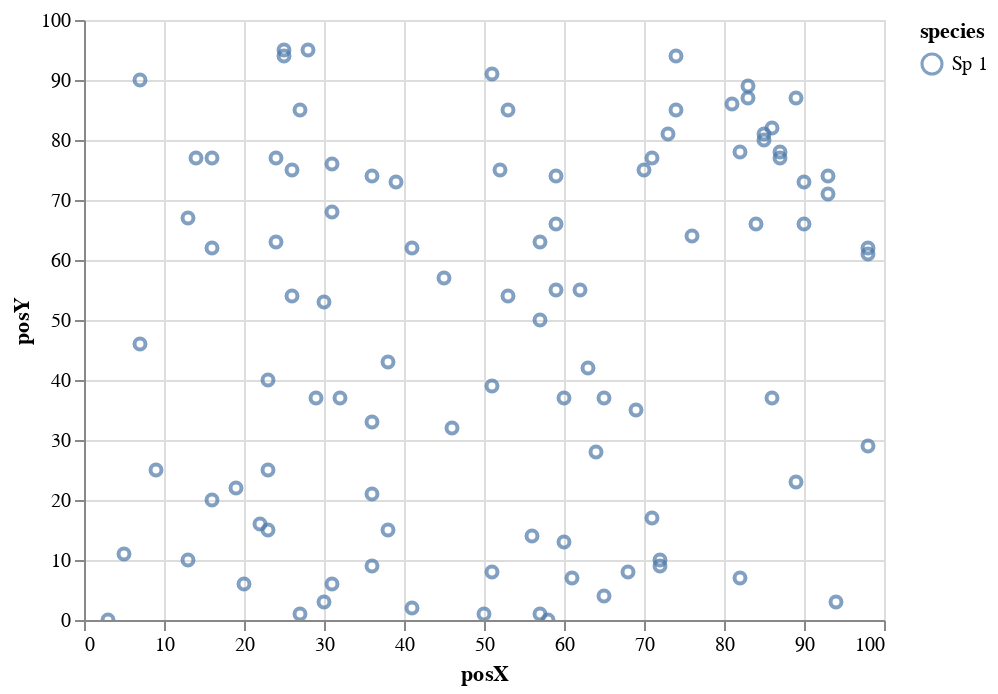

The cell this chart's notebook holds for it:
### Code cell
# plot the dataset, referencing dataframe column names
alt.Chart(pop).mark_point().encode(
  x='posX',
  y='posY',
  color='species'
).interactive()

### Figure 1 — Vega-Lite specification as saved in the notebook (floating-point values rounded to 4 significant figures)
{"config": {"view": {"continuousWidth": 400, "continuousHeight": 300}}, "data": {"name": "data-1fcd913c2ba90046b87765dcc5c51658"}, "mark": "point", "encoding": {"color": {"type": "nominal", "field": "species"}, "x": {"type": "quantitative", "field": "posX"}, "y": {"type": "quantitative", "field": "posY"}}, "selection": {"selector011": {"type": "interval", "bind": "scales", "encodings": ["x", "y"]}}, "$schema": "https://vega.github.io/schema/vega-lite/v4.8.1.json", "datasets": {"data-1fcd913c2ba90046b87765dcc5c51658": [{"posX": 22, "posY": 16, "species": "Sp 1"}, {"posX": 90, "posY": 66, "species": "Sp 1"}, {"posX": 13, "posY": 67, "species": "Sp 1"}, {"posX": 62, "posY": 55, "species": "Sp 1"}, {"posX": 31, "posY": 68, "species": "Sp 1"}, {"posX": 23, "posY": 40, "species": "Sp 1"}, {"posX": 32, "posY": 37, "species": "Sp 1"}, {"posX": 30, "posY": 53, "species": "Sp 1"}, {"posX": 7, "posY": 46, "species": "Sp 1"}, {"posX": 5, "posY": 11, "species": "Sp 1"}, {"posX": 25, "posY": 95, "species": "Sp 1"}, {"posX": 36, "posY": 33, "species": "Sp 1"}, {"posX": 72, "posY": 9, "species": "Sp 1"}, {"posX": 26, "posY": 54, "species": "Sp 1"}, {"posX": 87, "posY": 78, "species": "Sp 1"}, {"posX": 39, "posY": 73, "species": "Sp 1"}, {"posX": 65, "posY": 37, "species": "Sp 1"}, {"posX": 56, "posY": 14, "species": "Sp 1"}, {"posX": 83, "posY": 87, "species": "Sp 1"}, {"posX": 89, "posY": 87, "species": "Sp 1"}, {"posX": 41, "posY": 2, "species": "Sp 1"}, {"posX": 7, "posY": 90, "species": "Sp 1"}, {"posX": 68, "posY": 8, "species": "Sp 1"}, {"posX": 63, "posY": 42, "species": "Sp 1"}, {"posX": 19, "posY": 22, "species": "Sp 1"}, {"posX": 51, "posY": 8, "species": "Sp 1"}, {"posX": 98, "posY": 61, "species": "Sp 1"}, {"posX": 98, "posY": 62, "species": "Sp 1"}, {"posX": 57, "posY": 1, "species": "Sp 1"}, {"posX": 38, "posY": 43, "species": "Sp 1"}, {"posX": 28, "posY": 95, "species": "Sp 1"}, {"posX": 94, "posY": 3, "species": "Sp 1"}, {"posX": 29, "posY": 37, "species": "Sp 1"}, {"posX": 71, "posY": 77, "species": "Sp 1"}, {"posX": 59, "posY": 66, "species": "Sp 1"}, {"posX": 64, "posY": 28, "species": "Sp 1"}, {"posX": 85, "posY": 81, "species": "Sp 1"}, {"posX": 57, "posY": 63, "species": "Sp 1"}, {"posX": 59, "posY": 74, "species": "Sp 1"}, {"posX": 36, "posY": 21, "species": "Sp 1"}, {"posX": 82, "posY": 7, "species": "Sp 1"}, {"posX": 81, "posY": 86, "species": "Sp 1"}, {"posX": 45, "posY": 57, "species": "Sp 1"}, {"posX": 9, "posY": 25, "species": "Sp 1"}, {"posX": 65, "posY": 4, "species": "Sp 1"}, {"posX": 38, "posY": 15, "species": "Sp 1"}, {"posX": 93, "posY": 74, "species": "Sp 1"}, {"posX": 76, "posY": 64, "species": "Sp 1"}, {"posX": 31, "posY": 6, "species": "Sp 1"}, {"posX": 27, "posY": 1, "species": "Sp 1"}, {"posX": 24, "posY": 63, "species": "Sp 1"}, {"posX": 84, "posY": 66, "species": "Sp 1"}, {"posX": 52, "posY": 75, "species": "Sp 1"}, {"posX": 41, "posY": 62, "species": "Sp 1"}, {"posX": 53, "posY": 54, "species": "Sp 1"}, {"posX": 25, "posY": 94, "species": "Sp 1"}, {"posX": 16, "posY": 20, "species": "Sp 1"}, {"posX": 60, "posY": 13, "species": "Sp 1"}, {"posX": 36, "posY": 9, "species": "Sp 1"}, {"posX": 87, "posY": 77, "species": "Sp 1"}, {"posX": 74, "posY": 94, "species": "Sp 1"}, {"posX": 23, "posY": 15, "species": "Sp 1"}, {"posX": 86, "posY": 37, "species": "Sp 1"}, {"posX": 36, "posY": 74, "species": "Sp 1"}, {"posX": 50, "posY": 1, "species": "Sp 1"}, {"posX": 74, "posY": 85, "species": "Sp 1"}, {"posX": 93, "posY": 71, "species": "Sp 1"}, {"posX": 73, "posY": 81, "species": "Sp 1"}, {"posX": 57, "posY": 50, "species": "Sp 1"}, {"posX": 51, "posY": 39, "species": "Sp 1"}, {"posX": 30, "posY": 3, "species": "Sp 1"}, {"posX": 83, "posY": 89, "species": "Sp 1"}, {"posX": 27, "posY": 85, "species": "Sp 1"}, {"posX": 31, "posY": 76, "species": "Sp 1"}, {"posX": 16, "posY": 62, "species": "Sp 1"}, {"posX": 26, "posY": 75, "species": "Sp 1"}, {"posX": 20, "posY": 6, "species": "Sp 1"}, {"posX": 3, "posY": 0, "species": "Sp 1"}, {"posX": 69, "posY": 35, "species": "Sp 1"}, {"posX": 46, "posY": 32, "species": "Sp 1"}, {"posX": 90, "posY": 73, "species": "Sp 1"}, {"posX": 23, "posY": 25, "species": "Sp 1"}, {"posX": 51, "posY": 91, "species": "Sp 1"}, {"posX": 89, "posY": 23, "species": "Sp 1"}, {"posX": 13, "posY": 10, "species": "Sp 1"}, {"posX": 82, "posY": 78, "species": "Sp 1"}, {"posX": 24, "posY": 77, "species": "Sp 1"}, {"posX": 70, "posY": 75, "species": "Sp 1"}, {"posX": 71, "posY": 17, "species": "Sp 1"}, {"posX": 86, "posY": 82, "species": "Sp 1"}, {"posX": 59, "posY": 55, "species": "Sp 1"}, {"posX": 72, "posY": 10, "species": "Sp 1"}, {"posX": 61, "posY": 7, "species": "Sp 1"}, {"posX": 60, "posY": 37, "species": "Sp 1"}, {"posX": 85, "posY": 80, "species": "Sp 1"}, {"posX": 58, "posY": 0, "species": "Sp 1"}, {"posX": 53, "posY": 85, "species": "Sp 1"}, {"posX": 14, "posY": 77, "species": "Sp 1"}, {"posX": 16, "posY": 77, "species": "Sp 1"}, {"posX": 98, "posY": 29, "species": "Sp 1"}]}}
